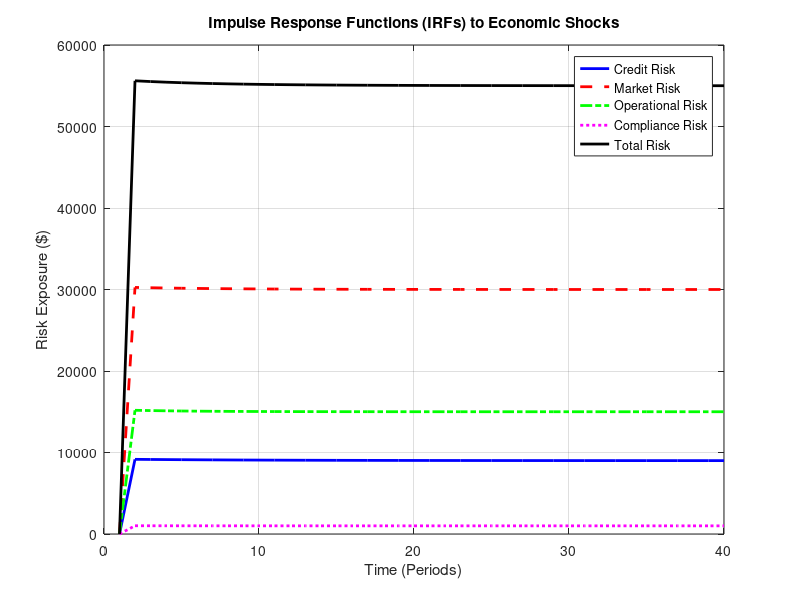
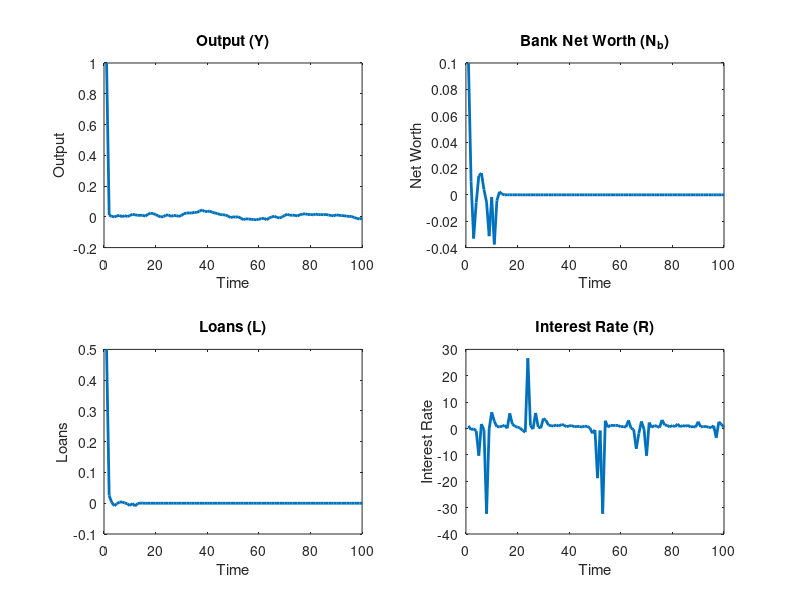

Here is the MATLAB script that generated these plots, in order: (Note: this script raises an error after producing the figures.)
% Advanced DSGE Model with Impulse Response Functions (IRFs)
% Author: Adelia Nur Fasha
% Objective: Extend DSGE simulation with Impulse Response Functions (IRFs)
% to observe the dynamic response of risk variables to economic shocks.

clc; clear; close all;

%% Simulation Settings
numSimulations = 10000;  % Number of Monte Carlo simulations
T = 40;                  % Time horizon for IRFs (40 periods)

%% DSGE Parameters
rho_A = 0.9;  % Productivity shock persistence
sigma_A = 0.02;  % Volatility of productivity shock

rho_m = 0.85;  % Monetary policy persistence
sigma_m = 0.01;  % Volatility of monetary policy shock

rho_f = 0.8;   % Fiscal policy persistence
sigma_f = 0.015;  % Volatility of fiscal policy shock

%% Risk Parameters (Aligned with Existing Model)
EAD = 1e6;               % Exposure at Default ($1 million)
LGD = 0.45;              % Loss Given Default (45%)
PD = 0.02;               % Probability of Default (2%)
marketVolatility = 0.015; % 1.5% daily volatility
marketExposure = 2e6;     % $2 million investment
opIncidentRate = 0.03;    % 3% chance of failure
opImpact = 5e5;           % $500,000 impact
complianceViolationRate = 0.01; % 1% violation probability
compliancePenalty = 1e5;        % $100,000 penalty

%% Initialize Shock Vectors
A_shock = zeros(T,1);  % Productivity Shock
m_shock = zeros(T,1);  % Monetary Policy Shock
f_shock = zeros(T,1);  % Fiscal Policy Shock

% Apply a one-time shock at t=1
A_shock(1) = sigma_A;  % Productivity shock
m_shock(1) = sigma_m;  % Monetary policy shock
f_shock(1) = sigma_f;  % Fiscal policy shock

%% Initialize Risk Responses (IRFs)
creditRisk_IRF = zeros(T,1);
marketRisk_IRF = zeros(T,1);
operationalRisk_IRF = zeros(T,1);
complianceRisk_IRF = zeros(T,1);
totalRisk_IRF = zeros(T,1);

%% IRF Simulation
for t = 2:T
    % Shock propagation (AR(1) process)
    A_shock(t) = rho_A * A_shock(t-1);
    m_shock(t) = rho_m * m_shock(t-1);
    f_shock(t) = rho_f * f_shock(t-1);
    
    % Credit Risk Response
    creditRisk_IRF(t) = PD * EAD * LGD * (1 + A_shock(t));
    
    % Market Risk Response
    marketRisk_IRF(t) = abs(marketVolatility * marketExposure * (1 + m_shock(t)));
    
    % Operational Risk Response
    operationalRisk_IRF(t) = opIncidentRate * opImpact * (1 + f_shock(t));
    
    % Compliance Risk Response
    complianceRisk_IRF(t) = complianceViolationRate * compliancePenalty * (1 + f_shock(t));
    
    % Total Risk
    totalRisk_IRF(t) = creditRisk_IRF(t) + marketRisk_IRF(t) + operationalRisk_IRF(t) + complianceRisk_IRF(t);
end

%% Visualization - Impulse Response Functions
figure;
plot(1:T, creditRisk_IRF, 'b-', 'LineWidth', 2); hold on;
plot(1:T, marketRisk_IRF, 'r--', 'LineWidth', 2);
plot(1:T, operationalRisk_IRF, 'g-.', 'LineWidth', 2);
plot(1:T, complianceRisk_IRF, 'm:', 'LineWidth', 2);
plot(1:T, totalRisk_IRF, 'k-', 'LineWidth', 2);
xlabel('Time (Periods)');
ylabel('Risk Exposure ($)');
title('Impulse Response Functions (IRFs) to Economic Shocks');
legend('Credit Risk', 'Market Risk', 'Operational Risk', 'Compliance Risk', 'Total Risk');
grid on;

%% Results Summary
fprintf('--- IRF Analysis Summary ---\n');
fprintf('Max Credit Risk Impact: $%.2f\n', max(creditRisk_IRF));
fprintf('Max Market Risk Impact: $%.2f\n', max(marketRisk_IRF));
fprintf('Max Operational Risk Impact: $%.2f\n', max(operationalRisk_IRF));
fprintf('Max Compliance Risk Impact: $%.2f\n', max(complianceRisk_IRF));
fprintf('Max Total Risk Impact: $%.2f\n', max(totalRisk_IRF));
% Gertler-Kiyotaki (GK) Model - Basic Financial Friction DSGE
% Define Parameters

beta = 0.99;      % Discount factor
sigma = 1;        % Risk aversion
phi = 1.5;        % Taylor rule inflation response
theta = 0.75;     % Price stickiness (Calvo parameter)
alpha = 0.33;     % Capital share in production
delta = 0.025;    % Capital depreciation rate

% Banking Sector Parameters
phi_b = 0.92;     % Fraction of banker net worth retained
eta = 0.25;       % Bank leverage ratio
zeta = 0.10;      % Fraction of bankers surviving

% Shock Parameters
rho_a = 0.9;      % Persistence of productivity shock
sigma_a = 0.01;   % Std. dev. of productivity shock
% Initialize Variables
T = 100; % Simulation horizon
A = zeros(T,1); % Productivity shock
K = zeros(T,1); % Capital stock
N_b = zeros(T,1); % Banker net worth
L = zeros(T,1); % Loans
Y = zeros(T,1); % Output
R = zeros(T,1); % Interest rate
pi = zeros(T,1); % Inflation

% Initial Conditions
A(1) = 0; K(1) = 1; N_b(1) = 0.1; L(1) = 0.5; Y(1) = K(1)^alpha; R(1) = 1;

% Productivity Shock (AR(1))
for t = 2:T
    A(t) = rho_a * A(t-1) + sigma_a * randn;
end

% Model Dynamics
for t = 2:T
    % Output
    Y(t) = A(t) * K(t-1)^alpha;
    
    % Bank Leverage Constraint: Loans limited by bank net worth
    L(t) = eta * N_b(t-1);
    
    % Banker Net Worth Evolution
    N_b(t) = phi_b * ((R(t-1) - 1) * L(t-1)) + zeta * N_b(t-1);
    
    % Capital Accumulation
    K(t) = (1 - delta) * K(t-1) + L(t);
    
    % Taylor Rule for Interest Rate
    pi(t) = (Y(t) - Y(t-1)) / Y(t-1); % Inflation approximation
    R(t) = 1 + phi * pi(t);
end
% Plot Results
figure;

subplot(2,2,1);
plot(Y, 'LineWidth', 2);
title('Output (Y)');
xlabel('Time');
ylabel('Output');

subplot(2,2,2);
plot(N_b, 'LineWidth', 2);
title('Bank Net Worth (N_b)');
xlabel('Time');
ylabel('Net Worth');

subplot(2,2,3);
plot(L, 'LineWidth', 2);
title('Loans (L)');
xlabel('Time');
ylabel('Loans');

subplot(2,2,4);
plot(R, 'LineWidth', 2);
title('Interest Rate (R)');
xlabel('Time');
ylabel('Interest Rate');

sgtitle('Gertler-Kiyotaki (GK) Model Dynamics');
% Financial Friction DSGE Model (Gertler-Kiyotaki/BGG Framework)

% Clear workspace and define parameters
clear; clc; close all;

%% Model Parameters
beta = 0.99;            % Discount factor
sigma = 1;              % Risk aversion
phi = 1;                % Inverse Frisch elasticity
rho = 0.9;              % Persistence of technology shock
sigma_e = 0.01;         % Std. deviation of technology shock
delta = 0.025;          % Capital depreciation rate
alpha = 0.33;           % Capital share in production
eta = 0.5;              % Capital adjustment cost

% Financial Friction Parameters
phi_k = 0.36;           % Leverage ratio (fraction of capital funded by debt)
kappa = 0.1;            % Cost of external financing

%% Steady State Values
k_ss = ((alpha / (1 / beta - 1 + delta)))^(1 / (1 - alpha));
y_ss = k_ss^alpha;
investment_ss = delta * k_ss;

%% Simulation Setup
T = 100;                 % Time periods
shock = sigma_e * randn(T, 1); % Technology shock

% Initialize variables
capital = zeros(T, 1);
output = zeros(T, 1);
investment = zeros(T, 1);
bank_debt = zeros(T, 1);
credit_spread = zeros(T, 1);
firm_net_worth = zeros(T, 1);
interest_rate = zeros(T, 1);

capital(1) = k_ss;
output(1) = y_ss;
investment(1) = investment_ss;
bank_debt(1) = phi_k * k_ss;
firm_net_worth(1) = k_ss - bank_debt(1);
interest_rate(1) = 0.05;
credit_spread(1) = 0.02;

%% Model Simulation
for t = 2:T
    % Productivity shock
    z_t = rho * shock(t - 1) + shock(t);
    
    % Output with financial frictions
    output(t) = exp(z_t) * capital(t - 1)^alpha;
    
    % Investment decision with adjustment costs
    investment(t) = ((1 - kappa) * beta * output(t)) / (1 + eta);
    
    % Capital accumulation
    capital(t) = (1 - delta) * capital(t - 1) + investment(t);
    
    % Bank debt evolution
    bank_debt(t) = phi_k * capital(t);
    
    % Firm net worth
    firm_net_worth(t) = capital(t) - bank_debt(t);
    
    % Credit spread dynamics
    credit_spread(t) = kappa * (bank_debt(t) / firm_net_worth(t));
    
    % Interest rate response (Taylor Rule)
    interest_rate(t) = max(0, 0.05 + phi * (output(t) - y_ss));
end

%% Plot Results
figure;
subplot(3,1,1);
plot(output, 'LineWidth', 1.5);
title('Output Dynamics with Financial Frictions');
ylabel('Output'); grid on;

subplot(3,1,2);
plot(investment, 'LineWidth', 1.5);
title('Investment Dynamics');
ylabel('Investment'); grid on;

subplot(3,1,3);
plot(bank_debt, 'LineWidth', 1.5);
title('Bank Debt Evolution');
ylabel('Debt'); xlabel('Time'); grid on;

grid on;

figure;
subplot(2,2,1);
plot(firm_net_worth, 'LineWidth', 1.5);
title('Firm Net Worth (N_f)');
ylabel('Net Worth'); xlabel('Time'); grid on;

subplot(2,2,2);
plot(credit_spread, 'LineWidth', 1.5);
title('Credit Spread');
ylabel('Spread'); xlabel('Time'); grid on;

subplot(2,2,3);
plot(interest_rate, 'LineWidth', 1.5);
title('Interest Rate (R)');
ylabel('Rate'); xlabel('Time'); grid on;

subplot(2,2,4);
plot(output, 'LineWidth', 1.5);
title('Output (Y)');
ylabel('Output'); xlabel('Time'); grid on;

%% Interpretation
% - Observe how shocks propagate through output, investment, and bank debt.
% - Higher leverage increases the economy's sensitivity to financial shocks.
% - Bank debt amplifies business cycle fluctuations.
% - Credit spread and firm net worth dynamics provide additional insights into financial frictions.
